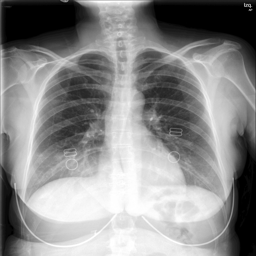
#> input picture reports/01_original.png, 256 x 256 px
$ python -i edges.py   (imports and definitions only)   (older library calls are emulated)
#> lines starting #> are read from the running program, lines starting #| are printed output that depends on the picture
#> further down, picture is the input picture: shape (256, 256, 3); min 0, max 255, mean 139.1
"""
Módulo de detección de bordes para imágenes médicas.

Implementa: Sobel, Canny, Laplacian, y detección de bordes multidireccional.
"""

import cv2
import numpy as np
from typing import Tuple, Optional


# [31 lines left out: function detectar_sobel, not called in this run]


def detectar_sobel_xy(imagen: np.ndarray, kernel_size: int = 3) -> Tuple[np.ndarray, np.ndarray, np.ndarray]:
    """
    Calcula gradientes de Sobel en X, Y y combina ambas direcciones.

    Parámetros:
        imagen: Imagen de entrada.
        kernel_size: Tamaño del kernel.

    Retorna:
        Tuple[np.ndarray, np.ndarray, np.ndarray]:
            - Gradiente en dirección X
            - Gradiente en dirección Y
            - Magnitud combinada
    """
#> called with kernel_size = 3
    grad_x = cv2.Sobel(imagen, cv2.CV_64F, 1, 0, ksize=kernel_size)
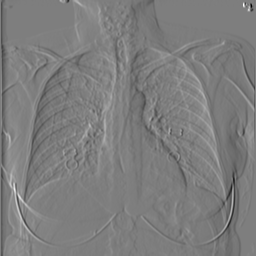
#> grad_x: shape (256, 256, 3) float64; min -564, max 575, mean -2.5; drawn with min black and max white
    grad_y = cv2.Sobel(imagen, cv2.CV_64F, 0, 1, ksize=kernel_size)
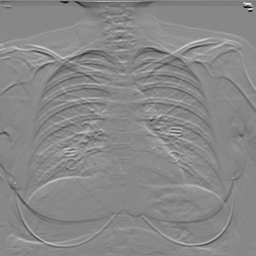
#> grad_y: shape (256, 256, 3) float64; min -532, max 467, mean 3.1; drawn with min black and max white

    magnitud = np.sqrt(grad_x ** 2 + grad_y ** 2)
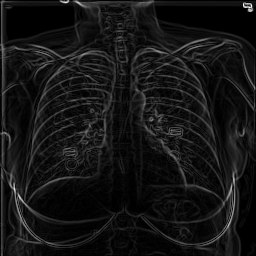
#> magnitud: shape (256, 256, 3) float64; min 0, max 595.5, mean 48.5; drawn with min black and max white

    magnitud_norm = cv2.normalize(
        magnitud,
        None,
        alpha=0,
        beta=255,
        norm_type=cv2.NORM_MINMAX
    ).astype(np.uint8)

    grad_x_norm = cv2.normalize(
        grad_x,
        None,
        alpha=0,
        beta=255,
        norm_type=cv2.NORM_MINMAX
    ).astype(np.uint8)

    grad_y_norm = cv2.normalize(
        grad_y,
        None,
        alpha=0,
        beta=255,
        norm_type=cv2.NORM_MINMAX
    ).astype(np.uint8)

    return grad_x_norm, grad_y_norm, magnitud_norm


# [44 lines left out: functions detectar_canny, detectar_laplacian, not called in this run]


def detectar_bordes_multidireccional(imagen: np.ndarray,
                                     metodo: str = 'sobel') -> np.ndarray:
    """
    Detecta bordes combinando múltiples direcciones.

    Parámetros:
        imagen: Imagen de entrada.
        metodo: Método a usar ('sobel', 'canny', 'laplacian').

    Retorna:
        np.ndarray: Imagen con bordes realzados.
    """
    if metodo == 'sobel':
        _, _, magnitud = detectar_sobel_xy(imagen)
        return magnitud

    elif metodo == 'canny':
        return detectar_canny(imagen)

    elif metodo == 'laplacian':
        return detectar_laplacian(imagen)

    else:
        raise ValueError(f"Método no reconocido: {metodo}. Use 'sobel', 'canny' o 'laplacian'.")


# [23 lines left out: function realzar_bordes, not called in this run]

>>> import cv2
>>> picture = cv2.imread('../../reports/01_original.png')
>>> result = detectar_bordes_multidireccional(picture)
